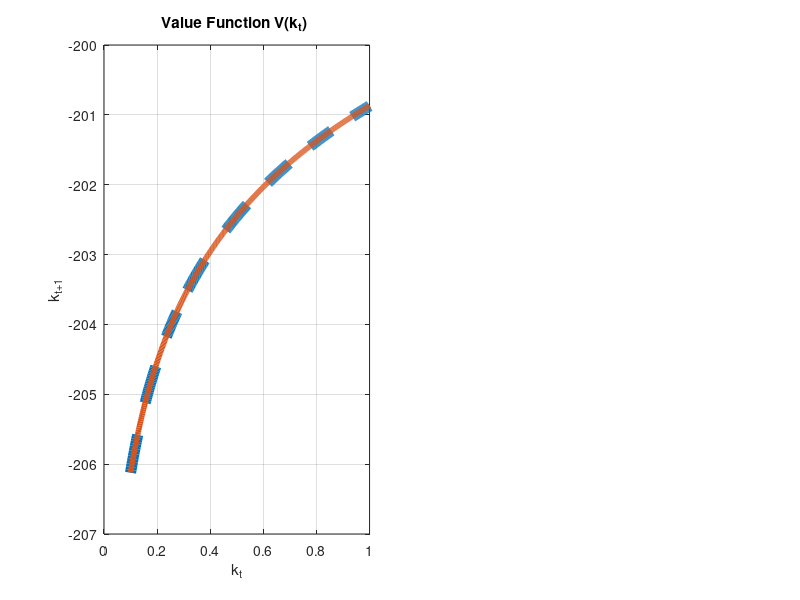

The MATLAB source for this figure: (Note: this script raises an error after producing the figure.)
% TI1_00_main
% =========================================================================
% Author: Jacob Hartwig (jhartwig@uchicago.edu)
% Date: 231109
% Version: 1.0 231109 JH Initial Release
%            -
%
% Source:
%
% Description:
%       - setup workspace environment
%
% Required Input:
%
% Output:
%
% Improvements:
%       -
%       -
%
%=========================================================================



%%%%%%%%%%%%%%%%%%%%%%%%%%%%%%%%%%%%%%%%%%%%%%%%%%%%%%%%%%%%%%%%%%%%%%%%%%%
%% %%% 00a SETUP %%%
%%%%%%%%%%%%%%%%%%%%%%%%%%%%%%%%%%%%%%%%%%%%%%%%%%%%%%%%%%%%%%%%%%%%%%%%%%%

tol = 10^-6;

beta = 0.99;
z    = 1.00;
alpha= 0.70;

delta= 1;
gN   = 500;
iterMax = 10000;
Vhistory = nan(gN,iterMax);


u =@(c) log(c)

% Create k grid
kbar = [0.1 (z./(delta))^(1/(1-alpha)) ];
gridK= [kbar(1):(kbar(2)-kbar(1))/(gN-1):kbar(2)]'



cGivenKK = @(k,kprime) z.*k.^alpha + (1-delta).*k - kprime



%kprime = @(k,c) z.*k.^alpha + (1-delta).*k - c;

%%%%%%%%%%%%%%%%%%%%%%%%%%%%%%%%%%%%%%%%%%%%%%%%%%%%%%%%%%%%%%%%%%%%%%%%%%%
%% %%% 01A Delta = 1, gN=500 %%%
%%%%%%%%%%%%%%%%%%%%%%%%%%%%%%%%%%%%%%%%%%%%%%%%%%%%%%%%%%%%%%%%%%%%%%%%%%%

A = 1/(1-beta).*(log(z) + log(1-alpha*beta)+alpha * beta/ (1-alpha * beta) *log(alpha * beta));
B = alpha / (1-alpha * beta);

Vtrue = @(k) A + B * log(k)
Ptrue = @(k) (beta*B*z*k.^alpha)./(beta*B+1)

%kprime(0.5,0)
%u(cGivenKK(gridK,gridK'))

V = 0.* gridK;
Vhistory(:,1) = V;
Vdiff=10; iter=0; VdiffH = nan(1,iterMax);
while Vdiff>tol & iter <iterMax
    cfeasible = cGivenKK(gridK,gridK')>=0;
    c = cGivenKK(gridK,gridK') .* cfeasible;
    [Vnew , index] = max( u(c) + beta* V',[], 2   );
    Vdiff = sum((Vnew- V).^2); V= Vnew; iter = iter+1;

    % store history
    VdiffH(iter) = Vdiff./tol; Vhistory(:,iter) = V;
end
VdiffH(1000:iter+1)
iter

figure; set(gcf,'position',[400,800,1500,600]);
p =subplot(1,2,1);
plot(gridK, Vtrue(gridK),'--', 'LineWidth',8); grid on; hold on; ylabel('k_{t+1}'); xlabel('k_{t}');
plot(gridK, Vhistory(:,[iter]), 'LineWidth',4); title('Value Function V(k_t) '); p.FontSize =30;


p = subplot(1,2,2);
plot(gridK, Ptrue(gridK),'--', 'LineWidth',8); grid on; hold on; ylabel('k_{t+1}'); xlabel('k_{t}');
plot(gridK, gridK(index) , 'LineWidth',4); title('Policy Function k_{t+1}(k_t) '); p.FontSize =30;
legend([{'Theoretial'} {'VFI'} ],'Location','southeast');

saveas(gcf,'plots/Q2a.png');

% [Vtrue(gridK)   Vhistory(:,[iter])]
% [Ptrue(gridK)   gridK(index)]




